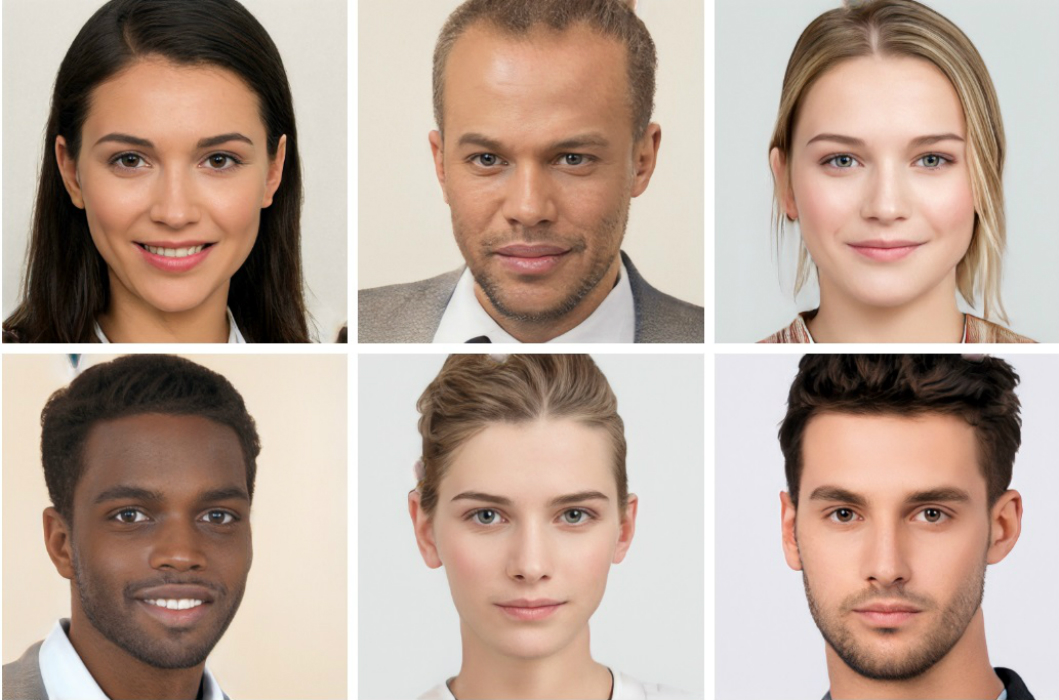
#> input picture images/Rostos.jpg, 1059 x 700 px, given in place of the camera
$ python opencv_haar_cascades.py
#> lines starting #> are read from the running program, lines starting #| are printed output that depends on the picture
# import the necessary packages
from imutils.video import VideoStream
import argparse
import imutils
import time
import cv2
import os

# construct the argument parser and parse the arguments
ap = argparse.ArgumentParser()
ap.add_argument("-c", "--cascades", type=str, default="cascades",
	help="path to input directory containing haar cascades")
args = vars(ap.parse_args())

# initialize a dictionary that maps the name of the haar cascades to
# their filenames
detectorPaths = {
	"face": "haarcascade_frontalface_default.xml",
	"eyes": "haarcascade_eye.xml",
	"smile": "haarcascade_smile.xml",
}
# initialize a dictionary to store our haar cascade detectors
print("[INFO] loading haar cascades...")
detectors = {}
# loop over our detector paths
for (name, path) in detectorPaths.items():
	# load the haar cascade from disk and store it in the detectors
	# dictionary
	path = os.path.sep.join([args["cascades"], path])
	detectors[name] = cv2.CascadeClassifier(path)

# initialize the video stream and allow the camera sensor to warm up
print("[INFO] starting video stream...")
vs = VideoStream(src=0).start()
time.sleep(2.0)
# loop over the frames from the video stream
while True:
	# grab the frame from the video stream, resize it, and convert it
	# to grayscale
	frame = vs.read()
#> frame is the input picture: shape (700, 1059, 3); mean B, G, R 150.3, 163.4, 184.7
	frame = imutils.resize(frame, width=500)
#> frame: shape (330, 500, 3)
	gray = cv2.cvtColor(frame, cv2.COLOR_BGR2GRAY)
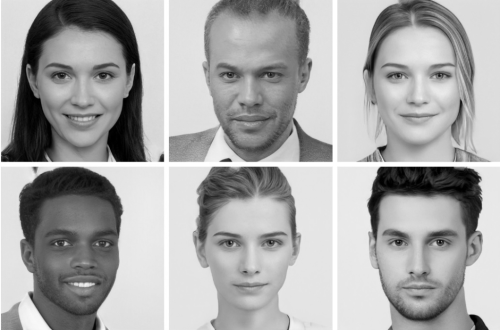
#> gray: shape (330, 500); min 0, max 255, mean 168.3
	# perform face detection using the appropriate haar cascade
	faceRects = detectors["face"].detectMultiScale(
		gray, scaleFactor=1.05, minNeighbors=5, minSize=(30, 30),
		flags=cv2.CASCADE_SCALE_IMAGE)
#> faceRects = [[34, 204, 98, 98], [361, 197, 116, 116], [364, 33, 109, 109], [193, 30, 116, 116], [27, 32, 109, 109], [194, 199, 112, 112]]

	# loop over the face bounding boxes
	for (fX, fY, fW, fH) in faceRects:
		# extract the face ROI
		faceROI = gray[fY:fY+ fH, fX:fX + fW]

		# draw the face bounding box on the frame
		cv2.rectangle(frame, (fX, fY), (fX + fW, fY + fH),
			(0, 255, 0), 2)
#> this loop made 6 passes
#> pass 1, `faceROI = gray[fY:fY+ fH, fX:fX + fW]`:
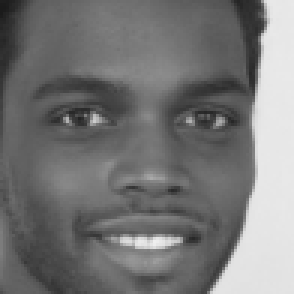
#> faceROI: shape (98, 98) (shown 3 times larger); min 27, max 239, mean 118.1
#> pass 2, `faceROI = gray[fY:fY+ fH, fX:fX + fW]`:
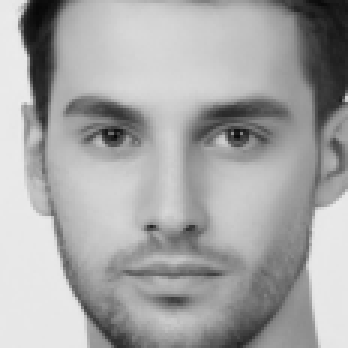
#> faceROI: shape (116, 116) (shown 3 times larger); min 7, max 235, mean 166.5
#> pass 3, `faceROI = gray[fY:fY+ fH, fX:fX + fW]`:
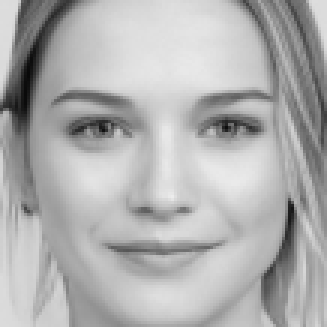
#> faceROI: shape (109, 109) (shown 3 times larger); min 9, max 236, mean 175.7
#> after the loop:
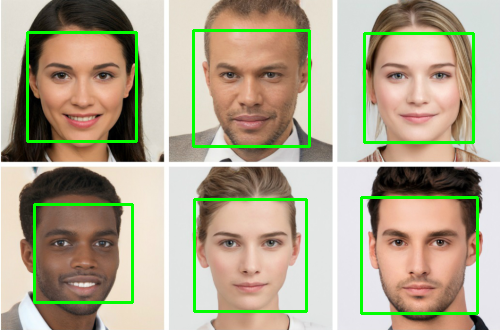
#> frame: shape (330, 500, 3); mean B, G, R 143.8, 168.5, 176.7

	# show the output frame
	cv2.imshow("Frame", frame)
	key = cv2.waitKey(1) & 0xFF
#> (key q is pressed here)
	# if the `q` key was pressed, break from the loop
	if key == ord("q"):
		break
# do a bit of cleanup
cv2.destroyAllWindows()
vs.stop()
